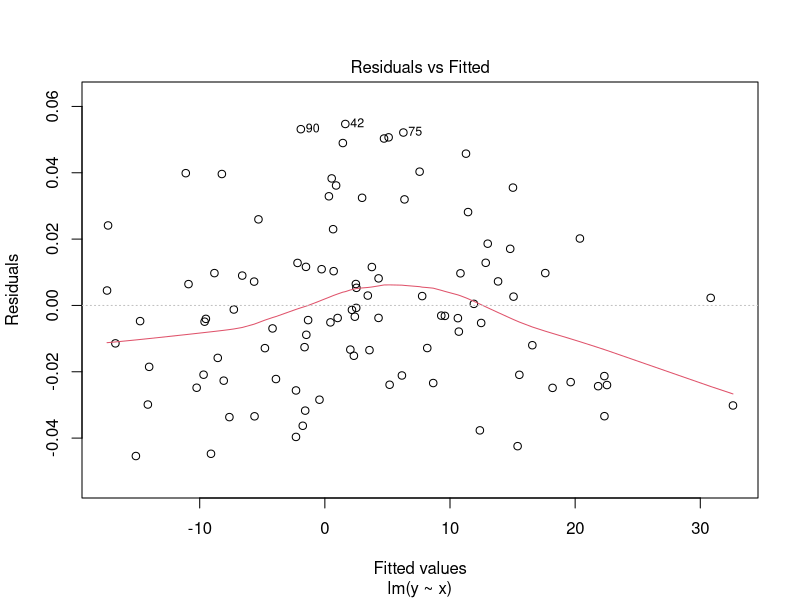
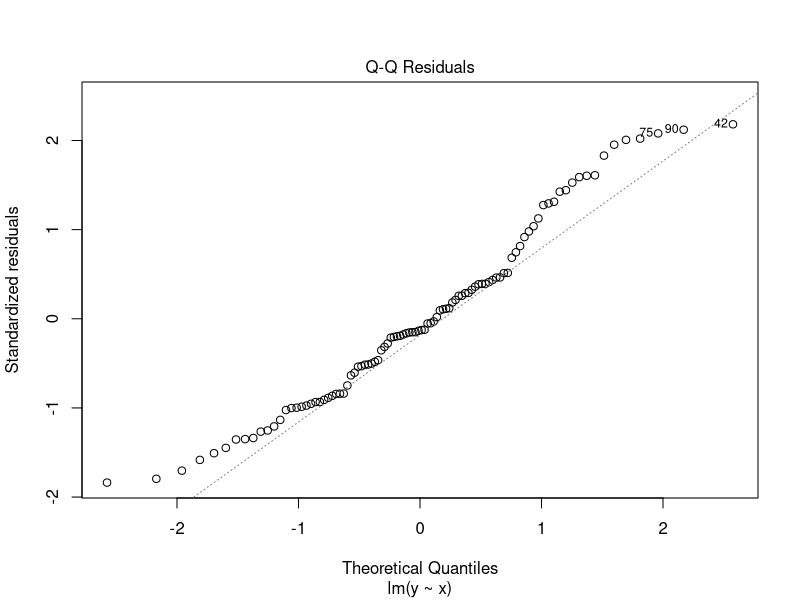
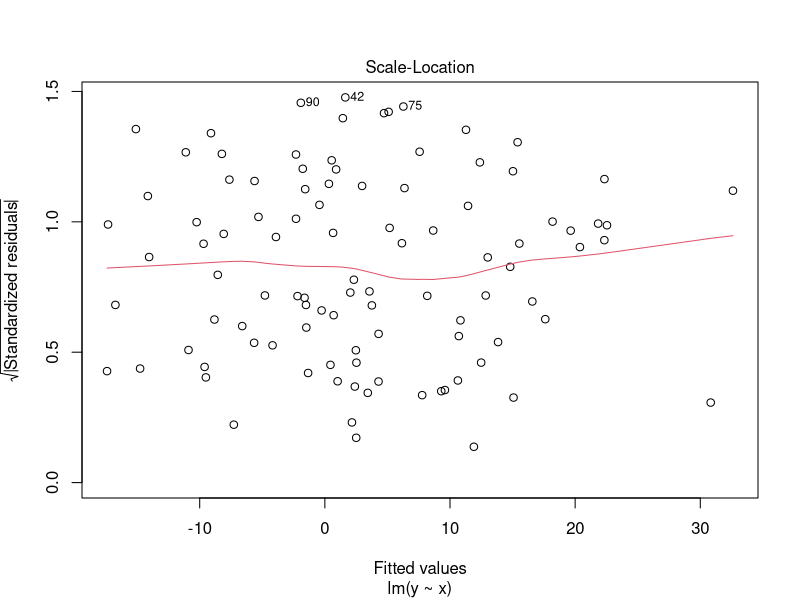
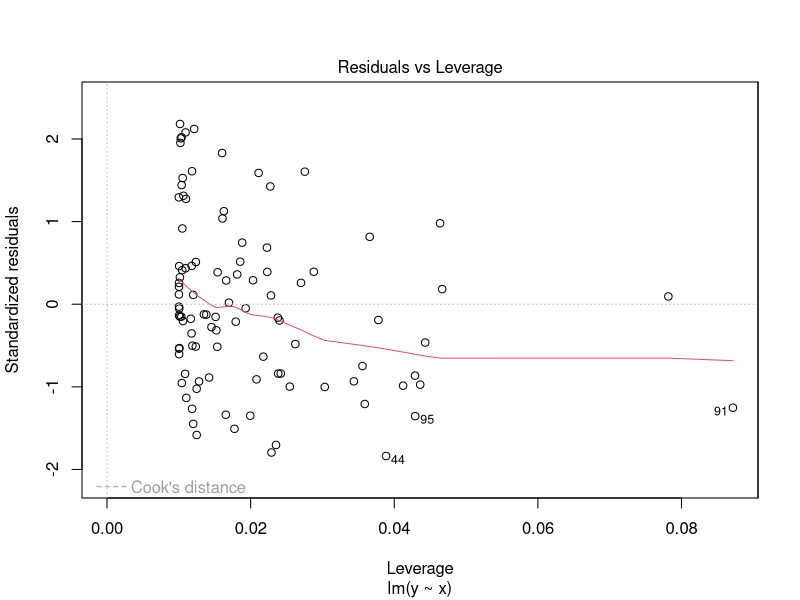

Write R code to recreate these figures, in order. (Note: this script raises an error after producing the figures.)
setwd('C:\\Users\\Jimmy\\Desktop\\Evolution\\Tasks\\Final R')
x<-rnorm(100,mean=0,sd=2)
head(x)
y<-x*5+2+runif(100,min=0,max = 0.1)
head(y)
linearmodel<-lm(y~x)
plot(linearmodel)
slope<-vector("numeric",100)
intercept<-vector("numeric",100)
z<-vector("numeric",100)
for(i in 100){
  x<-rnorm(100,mean=0,sd=2)
  z[i]<-runif(1,min=0.5,max=2)
  y<-x*5+2+runif(100,min=0,max=0.1)
  linearmodel<-lm(y~x)
  intercept<-coef(linearmodel)[1]*z[i]+2
  slope<-coef(linearmodel)[2]*z[i]
  }
plot(z,slope,xlab="Z Estimated Slope")
abline(lm(slope~z),col="darkblue")
n<-10000
prize<-sample(c("1","2","3"),size=n,replace=TRUE)
opened_door<-ifelse(prize=="1",sample(c("2","3"),size=n,replace=TRUE),ifelse(prize=="2","3","2"))
closed_door<-ifelse(opened_door=="2","3","2")
same_door<-sum(prize=="1")/n
diff_door<-sum(prize==closed_door)/n
win_frequency<-c(same_door,diff_door)
barplot(win_frequency,names.arg=c("Same Door","Different Door"),ylab="Frequency of Wins",ylim=c(0,0.8),main="Chance of Winning Game Show",col="yellow")
